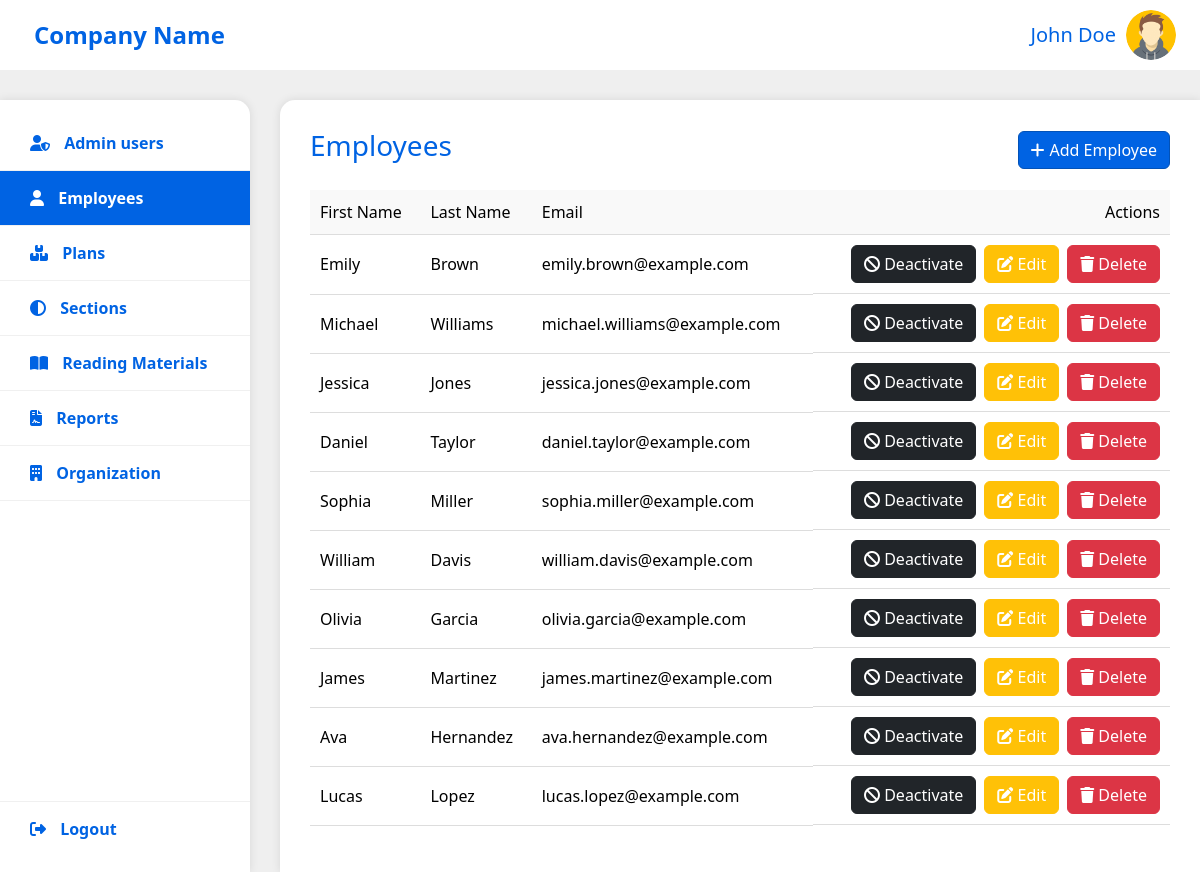
Page /admin/employees.php (signed in) on the committed database.
### tables this page shows
CREATE TABLE `users` (
    `id` int NOT NULL AUTO_INCREMENT,
    `firstName` varchar(50) NOT NULL,
    `lastName` varchar(50) NOT NULL,
    `address` varchar(255) NOT NULL DEFAULT '',
    `contact` varchar(50) NOT NULL DEFAULT '',
    `image` varchar(50) NOT NULL DEFAULT '',
    `email` varchar(255) NOT NULL,
    `password` varchar(50) NOT NULL,
    `role` enum('admin','employee') NOT NULL DEFAULT 'employee',
    `status` enum('active','inactive') NOT NULL DEFAULT 'active',
    PRIMARY KEY (`id`)
);

### admin/employees.php (called while the page is built, shortened)
<?php
$menu = "employees";
$role = 'employee';
require_once 'components/pag-guard.php';
require_once 'components/pag-top.php';
require_once 'components/user.php';
require_once 'components/pag-bottom.php';

### admin/components/pag-guard.php (called while the page is built, shortened)
<?php
$user = $_SESSION['user'] ?? null;
$config = $_SESSION['config'];

### admin/components/user.php (the view, shortened to what this page needs)
<div class="page-card">
    <div class="page-card-header">
        <h3 class="app-text-primary"><?php echo $role === 'admin' ? 'Admin Users' : 'Employees' ?></h3>
        <div class="page-card-header-actions">
            <a class="btn btn-primary" href="/admin/save-<?php echo $role === 'admin' ? 'admin' : 'employee' ?>.php">
                <i class="fas fa-plus"></i>
                <span>Add <?php echo $role === 'admin' ? 'Admin User' : 'Employee' ?></span>
            </a>
        </div>
    </div>
    <div class="page-card-body">
        <table class="table page-table">
            <thead>
            <tr>
                <th>First Name</th>
                <th>Last Name</th>
                <th>Email</th>
                <th class="actions">Actions</th>
            </tr>
            </thead>
            <tbody>
            <?php
            require_once '../server/connection.php';
            $sql = "SELECT * FROM users WHERE role = '$role'";
            $result = $conn->query($sql);
            if ($result->num_rows > 0) {
                while ($row = $result->fetch_assoc()) {
                    ?>
                    <tr>
                        <td><?php echo $row['firstName'] ?></td>
                        <td><?php echo $row['lastName'] ?></td>
                        <td><?php echo $row['email'] ?></td>
                        <td class="actions">
                            <form method="post" action="" class="d-flex gap-2 <?php if ($row['id'] === $_SESSION['user']['id']) echo "invisible" ?>">
                                <button type="button" class="changeStatus btn btn-dark"
                                        data-status="<?php echo $row['status'] === 'active' ? 'deactivate' : 'activate' ?>">
                                    <i class="fas <?php echo $row['status'] === 'active' ? 'fa-ban' : 'fa-check' ?>"></i>
                                    <span><?php echo $row['status'] === 'active' ? 'Deactivate' : 'Activate' ?></span>
                                </button>
                                <a class="btn btn-warning"
                                   href="/admin/save-<?php echo $role ?>.php?id=<?php echo $row['id'] ?>">
                                    <i class="fas fa-edit"></i>
                                    <span>Edit</span>
                                </a>
                                <button type="button" class="deleteUser btn btn-danger">
                                    <i class="fas fa-trash"></i>
                                    <span>Delete</span>
                                </button>
                            </form>
                        </td>
                    </tr>
                    <?php
                }
            }
            ?>
            </tbody>
        </table>
    </div>
</div>

### admin/components/pag-top.php (shortened to what this page needs)
<!doctype html>
<html lang="en">
<head>
    <link rel="stylesheet" href="/assets/vendor/bootstrap/css/bootstrap.min.css">
    <link rel="stylesheet" href="https://cdnjs.cloudflare.com/ajax/libs/font-awesome/6.7.2/css/all.min.css">
    <link rel="stylesheet" href="/assets/css/common.css">
    <link rel="stylesheet" href="/assets/css/header.css">
    <link rel="stylesheet" href="/assets/css/menu.css">
    <link rel="stylesheet" href="/assets/css/footer.css">
</head>
<body>
<div id="app">
    <?php include 'components/header.php' ?>
    <?php include 'components/menu.php' ?>
    <div id="content">

### admin/components/header.php (shortened to what this page needs)
<div id="header">
    <div class="header-content">
        <div class="header-sections h-100 px-4 d-flex align-items-center gap-3">
            <div class="header-logo">
                <h4 class="m-0 fw-bold app-text-primary">
                    <?php echo $config && $config['name'] ? $config['name'] : '' ?>
                </h4>
            </div>
            <div class="header-title">
            </div>
            <div class="header-user">
                <h5 class="m-0 app-text-primary">
                    <?php echo $user['firstName'] ?>
                    <?php echo $user['lastName'] ?>
                </h5>
                <a class="header-user-avatar" href="/admin/profile.php">
                    <img id="header-user-avatar" src="/<?php echo $user['image'] ?: 'assets/images/avatar.png' ?>"
                         alt="Avatar">
                </a>
            </div>
        </div>
    </div>
</div>

### admin/components/menu.php
<div id="menu">
    <div class="menu-content py-3 d-flex flex-column">
        <div class="menu-item <?php if (isset($menu)) echo $menu === 'admin' ? 'active' : ''?>">
            <a href="/admin">
                <i class="fas fa-user-shield"></i>
                <span>Admin users</span>
            </a>
        </div>
        <div class="menu-item <?php if (isset($menu)) echo $menu === 'employees' ? 'active' : ''?>">
            <a href="/admin/employees.php">
                <i class="fas fa-user"></i>
                <span>Employees</span>
            </a>
        </div>
        <div class="menu-item <?php if (isset($menu)) echo $menu === 'plans' ? 'active' : ''?>">
            <a href="/admin/plans.php">
                <i class="fa-solid fa-boxes-stacked"></i>
                <span>Plans</span>
            </a>
        </div>
        <div class="menu-item <?php if (isset($menu)) echo $menu === 'sections' ? 'active' : ''?>">
            <a href="/admin/sections.php">
                <i class="fa-solid fa-circle-half-stroke"></i>
                <span>Sections</span>
            </a>
        </div>
        <div class="menu-item <?php if (isset($menu)) echo $menu === 'materials' ? 'active' : ''?>">
            <a href="/admin/materials.php">
                <i class="fa-solid fa-book-open"></i>
                <span>Reading Materials</span>
            </a>
        </div>
        <div class="menu-item <?php if (isset($menu)) echo $menu === 'reports' ? 'active' : ''?>">
            <a href="/admin/reports.php">
                <i class="fa-solid fa-file-contract"></i>
                <span>Reports</span>
            </a>
        </div>
        <div class="menu-item <?php if (isset($menu)) echo $menu === 'organization' ? 'active' : ''?>">
            <a href="/admin/organization.php">
                <i class="fa-solid fa-building"></i>
                <span>Organization</span>
            </a>
        </div>
        <div class="flex-grow-1"></div>
        <div class="menu-item logout">
            <a href="/server/logout.php">
                <i class="fas fa-sign-out-alt"></i>
                <span>Logout</span>
            </a>
        </div>
    </div>
</div>

### admin/components/pag-bottom.php (shortened to what this page needs)
        <?php echo "</div>"?>
    <?php echo "</div>"?>
<?php echo "</body>"?>
<?php echo "</html>"?>

### assets/css/common.css (style rules this page uses)
:root { --header: 70px; --menu: 250px; --footer: 0px; --padding: 30px; --card-header: 40px; --primary: #0063e3; --primary-darker: #0252b8; --grey-bg: #dadada; --grey-text-light: #aaaaaa; --grey-text-dark: #454545; }
.btn-primary { --bs-btn-color: #fff; --bs-btn-bg: var(--primary); --bs-btn-border-color: var(--primary-darker); --bs-btn-hover-color: #fff; --bs-btn-hover-bg: var(--primary-darker); --bs-btn-hover-border-color: var(--primary-darker); --bs-btn-focus-shadow-rgb: 49, 132, 253; --bs-btn-active-color: #fff; --bs-btn-active-bg: var(--primary-darker); --bs-btn-active-border-color: var(--primary-darker); --bs-btn-active-shadow: inset 0 3px 5px rgba(0, 0, 0, 0.125); --bs-btn-disabled-color: #fff; --bs-btn-disabled-bg: var(--primary); --bs-btn-disabled-border-color: var(--primary-darker); }
.btn-warning { --bs-btn-color: #fff; --bs-btn-hover-color: #fff; --bs-btn-active-color: #fff; --bs-btn-disabled-color: #fff; }
#app { position: fixed; top: 0; left: 0; right: 0; bottom: 0; background-color: #efefef; }
#header { position: fixed; top: 0; width: 100%; height: var(--header); z-index: 1; }
#menu { position: fixed; top: var(--header); width: var(--menu); height: calc(100% - var(--header) - var(--footer)); z-index: 1; }
#content { position: fixed; top: var(--header); left: var(--menu); width: calc(100% - var(--menu)); height: calc(100% - var(--header) - var(--footer)); padding: var(--padding) 0 0 var(--padding); }
.app-text-primary { color: var(--primary); }
.page-card { height: 100%; background-color: #fff; border-radius: 15px 0 0 0; box-shadow: 0 0 10px rgba(0, 0, 0, 0.1); padding: var(--padding); display: flex; flex-direction: column; }
.page-card-header { height: var(--card-header); display: flex; justify-content: space-between; align-items: center; margin-bottom: 20px; }
.page-card-header-actions { display: flex; gap: 15px; }
.page-card-header-actions button, .page-card-header-actions a { display: flex; gap: 5px; align-items: center; }
.page-card-body { height: calc(100% - var(--card-header)); overflow-y: auto; }
.page-table { width: 100%; border-collapse: collapse; }
.page-table th, .table td { padding: 10px; border-bottom: 1px solid #ddd; vertical-align: middle; }
.page-table th { background-color: #f9f9f9; font-weight: 500; text-align: left; position: sticky; top: 0; }
.page-table .actions { text-align: right; }
.page-table td.actions { display: flex !important; justify-content: flex-end; gap: .5rem; }

### assets/css/header.css (style rules this page uses)
.header-content { height: 100%; width: 100%; background-color: #fff; box-shadow: 0 0 0 rgba(0, 0, 0, 0.1); }
.header-sections { max-width: 1200px; margin: auto; }
.header-logo { display: flex; align-items: center; gap: 10px; }
.header-title { flex-grow: 1; display: flex; justify-content: center; align-items: center; }
.header-user { display: flex; gap: 10px; align-items: center; }
.header-user-avatar img { height: 50px; width: 50px; border-radius: 50%; object-fit: cover; }

### assets/css/menu.css (style rules this page uses)
#menu { padding: var(--padding) 0 0 0; }
.menu-content { height: 100%; background-color: #fff; border-radius: 0 15px 0 0; box-shadow: 0 0 10px rgba(0, 0, 0, 0.1); padding: var(--padding) 0; }
.menu-item { cursor: pointer; width: 100%; }
.menu-item a { text-decoration: none; padding: 15px var(--padding); color: var(--primary); display: block; font-weight: bold; }
.menu-item i { margin-right: 10px; }
.menu-item.active { background-color: var(--primary); }
.menu-item.active a { color: #fff; font-weight: bold; }
.menu-item:not(.logout) { border-bottom: 1px solid #f0f0f0; }
.menu-item.logout { border-top: 1px solid #f0f0f0; }

### rows in the picture
users: firstName "Emily", lastName "Brown", email "emily.brown@example.com", status "Deactivate"
users: firstName "Michael", lastName "Williams", email "michael.williams@example.com", status "Deactivate"
users: firstName "Jessica", lastName "Jones", email "jessica.jones@example.com", status "Deactivate"
users: firstName "Daniel", lastName "Taylor", email "daniel.taylor@example.com", status "Deactivate"
users: firstName "Sophia", lastName "Miller", email "sophia.miller@example.com", status "Deactivate"
users: firstName "William", lastName "Davis", email "william.davis@example.com", status "Deactivate"
users: firstName "Olivia", lastName "Garcia", email "olivia.garcia@example.com", status "Deactivate"
users: firstName "James", lastName "Martinez", email "james.martinez@example.com", status "Deactivate"
users: firstName "Ava", lastName "Hernandez", email "ava.hernandez@example.com", status "Deactivate"
users: firstName "Lucas", lastName "Lopez", email "lucas.lopez@example.com", status "Deactivate"

### other values in the picture
$config['name'] "Company Name"
$user['firstName'] "John"
$user['lastName'] "Doe"
